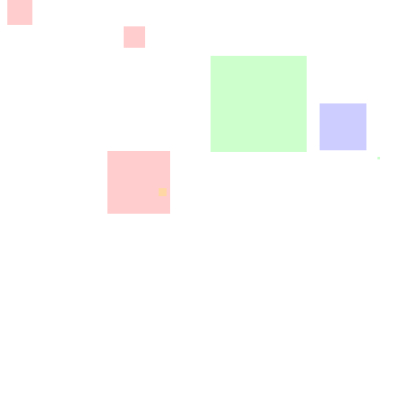
Frame 1 (no input)
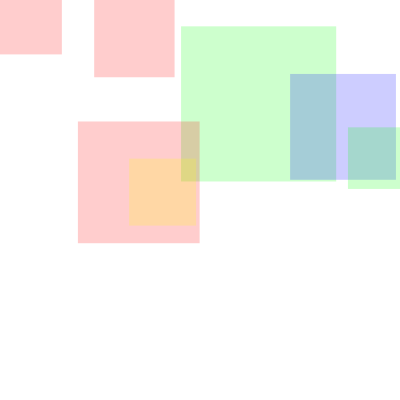
Frame 60 (the mouse pressed at the canvas centre just before this capture)
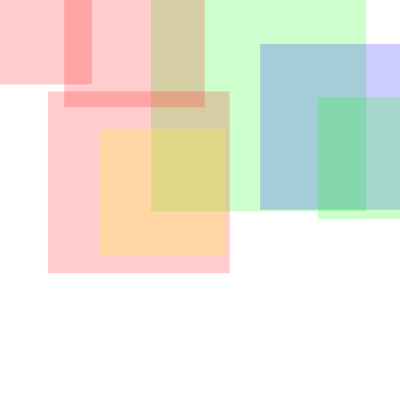
Frame 120 (the mouse held since frame 60 and released just before this capture)

The Processing sketch that drew these frames (run headless with seeded random() and noise(); from frame 60 on, the mouse is pressed at the canvas centre):

// Processing sketch: processing_21623
// ── processing_21623.pde

int num = 7;
 
Rectangle[] myRect = new Rectangle[num];
color[] Colors = new color[6];
 
void setup() {
  size(400,400);
  noStroke();
  smooth();
 
  Colors[0] = color(255,0,0,50);
  Colors[1] = color(0,255,0,50);
  Colors[2] = color(0,0,255,50);
  Colors[3] = color(0,255,255,50);
  Colors[4] = color(255,255,0,50);
  Colors[5] = color(255,0,255,50);
 
  for(int i=0;i<myRect.length;i++) {
    myRect[i] = new Rectangle();
  }
}
 
void draw() {
  background(255);
 
  for(int i=0; i < myRect.length; i++) {
    myRect[i].update();
    myRect[i].draw();
  }
}
 
class Rectangle {
  float x = random(0,width);
  float y = random(0,height);
  float Size = random(100);
  color mycolor = Colors[floor(random(0,5))];
 
 
  Rectangle () {
  }
 
  void update() {
    Size++;
    if(this.Size > 3*height/4) {
      this.Size = 0;
      x = random(0,width);
      y = random(0,height);
    }
  }
 
  void draw() {
    rectMode(CENTER);
    fill(mycolor);
    rect(x,y,Size,Size);
  }
}
